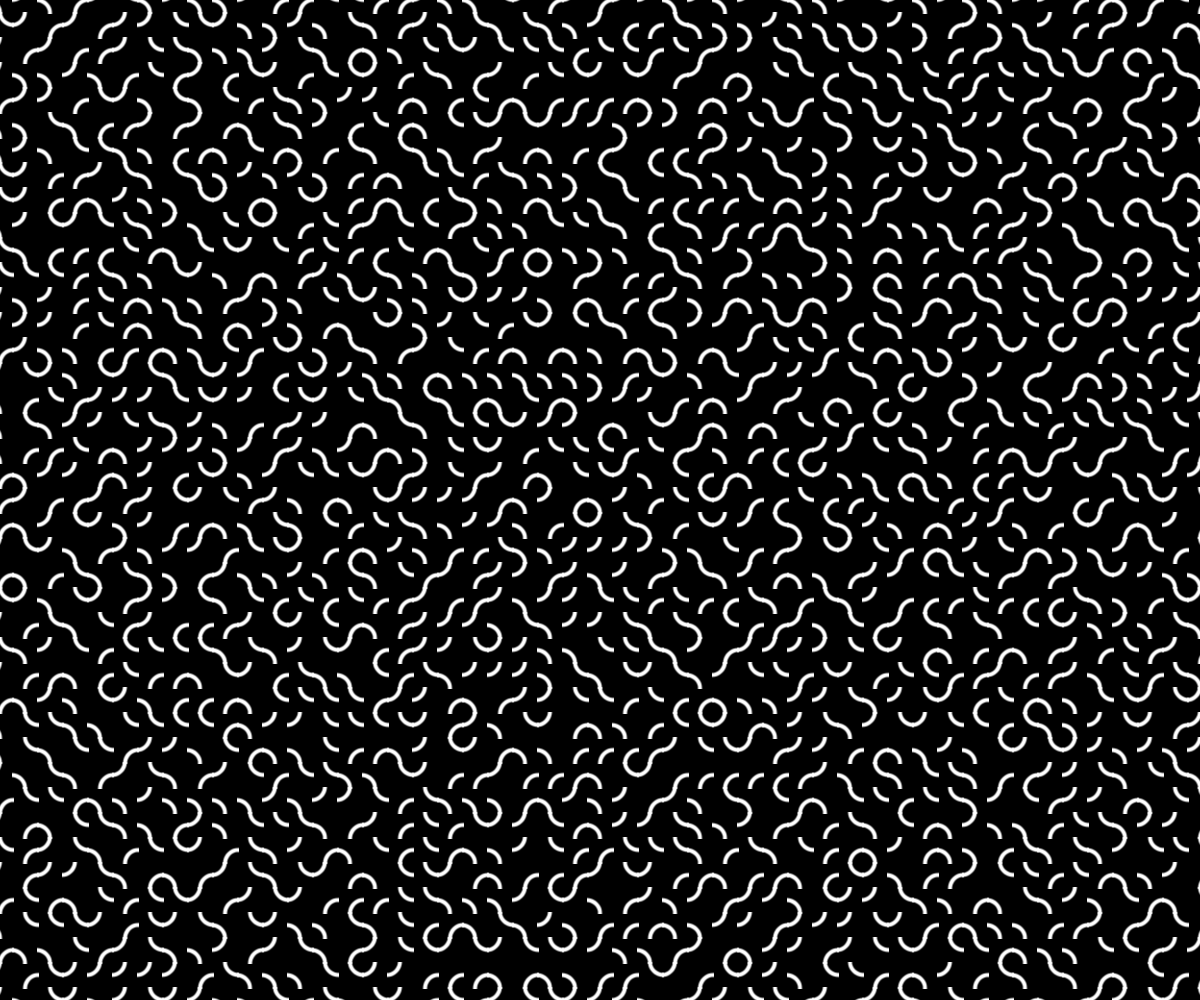
Frame 1 (no input)
Frame 60 (no input): identical to frame 1, image omitted
Frame 120 (the mouse pressed at the canvas centre since frame 60): identical to frame 1, image omitted

The p5.js sketch that drew this single still picture (run headless with seeded random() and noise() and a simulated clock; from frame 60 on, the mouse is pressed at the canvas centre):

// p5.js sketch
// ── sketch.js
var siz = 25;
var pg

var seed
function setup() {

    createCanvas(windowWidth, windowHeight);

    background(0);
    pixelDensity(1)
    seed = random(5000)

    pg = createGraphics(siz+2,siz+2)

    pg.noFill()
    pg.stroke(255)
    pg.strokeWeight(4)
    pg.strokeCap(ROUND)
    pg.arc( 0,0, pg.width,  pg.height, 0, PI/2);


    imageMode(CENTER,CENTER)

}


function draw() {
    randomSeed(seed)
    background(0);
    stroke(255);
    //fill(0);
    noFill();

    for (var i = 0; i <= width; i += siz) {
        for (var j = 0; j <= height; j += siz) {
            push()
            translate(i,j)
            var angle = TWO_PI * (int(random(1,5))) / 4
            rotate(angle)
            image(pg,0,0)

            pop()
        }

    }
}

function mouseReleased(){
    seed = random(50000)

}

function windowResized() {

    resizeCanvas(windowWidth, windowHeight);

}
